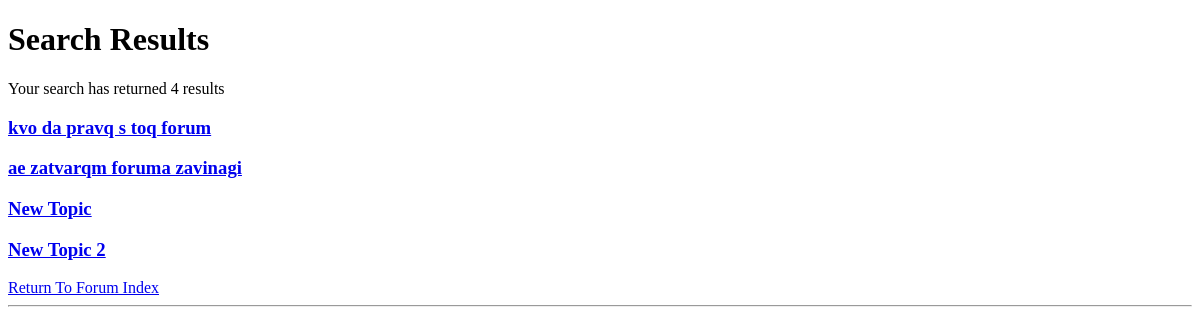
/php/search_posts.php?term=How To Loop Through Dates in Java, run on an earlier commit of the app's database.
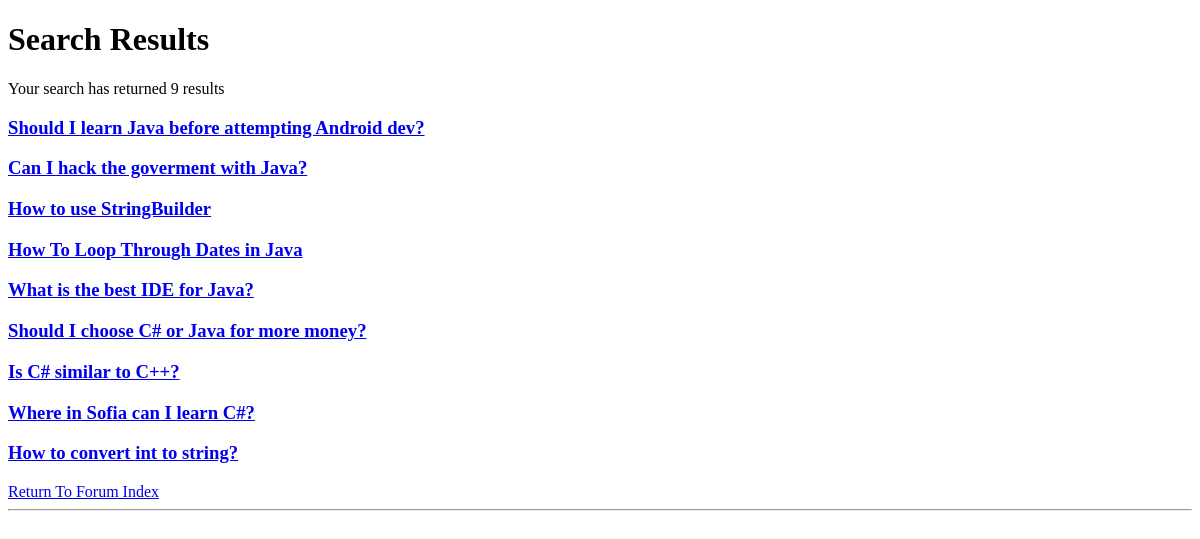
And on a later commit of the database.
### tables this page shows
CREATE TABLE IF NOT EXISTS `topics` (
  `id` int(11) NOT NULL AUTO_INCREMENT,
  `category_id` tinyint(4) NOT NULL,
  `topic_title` varchar(150) DEFAULT NULL,
  `topic_creator` varchar(30) NOT NULL,
  `topic_last_user` int(11) NOT NULL,
  `topic_date` datetime NOT NULL,
  `topic_reply_date` datetime NOT NULL,
  `topic_views` int(11) NOT NULL DEFAULT '0',
  PRIMARY KEY (`id`)
);

### php/includes/functions.php (called while the page is built, shortened)
<?php
function searchPosts($term) {
    $keywords = preg_split("/\s+/", mysql_real_escape_string($term));
    $title_where = "topic_title LIKE '%". implode("%' OR topic_title LIKE '%", $keywords) ."%'";
    $sql = "SELECT topic_title, category_id FROM topics WHERE {$title_where}";
    $result = mysql_query($sql) or die(mysql_error());
    $results = array();
    while($row = mysql_fetch_assoc($result)) {
        $results[] = $row;
    }
    return $results;
}
?>

### php/search_posts.php (the view, shortened to what this page needs)
<!DOCTYPE html>
<html>
<head>
</head>
<body>
<h1>Search Results</h1>
<?php
    if(!empty($_GET['term'])) {
        $search_results = (searchPosts($_GET['term']));
        echo "Your search has returned " . count($search_results) . " results<br/>";
        foreach ($search_results as $result) {
            echo '<a href=view_category.php?cid=' . $result["category_id"] . '><h3>' . $result["topic_title"] . '</h3></a>';
        }
    } else {
        echo "No results!<br/><br/>";
    }
    echo "<a href='index.php'>Return To Forum Index</a><hr/>";
?>
</body>
</html>

What changed in the data, as far as the page shows it:
removed topics: topic_title "kvo da pravq s toq forum"
removed topics: topic_title "ae zatvarqm foruma zavinagi"
removed topics: topic_title "New Topic"
removed topics: topic_title "New Topic 2"
added topics: topic_title "Should I learn Java before attempting Android dev?"
added topics: topic_title "Can I hack the goverment with Java?"
added topics: topic_title "How to use StringBuilder"
added topics: topic_title "How To Loop Through Dates in Java"
added topics: topic_title "What is the best IDE for Java?"
added topics: topic_title "Should I choose C# or Java for more money?"
added topics: topic_title "Is C# similar to C++?"
added topics: topic_title "Where in Sofia can I learn C#?"
added topics: topic_title "How to convert int to string?"
Also different on the page:
count($search_results): "4" → "9"
